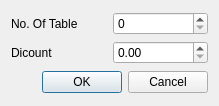
<?xml version="1.0" encoding="UTF-8"?>
<ui version="4.0">
 <class>EditTableNoAndDiscount</class>
 <widget class="QDialog" name="EditTableNoAndDiscount">
  <property name="geometry">
   <rect>
    <x>0</x>
    <y>0</y>
    <width>219</width>
    <height>106</height>
   </rect>
  </property>
  <property name="windowTitle">
   <string>Edit</string>
  </property>
  <property name="windowIcon">
   <iconset resource="../res.qrc">
    <normaloff>:/img/img/icon1.png</normaloff>:/img/img/icon1.png</iconset>
  </property>
  <layout class="QVBoxLayout" name="verticalLayout">
   <item>
    <layout class="QGridLayout" name="gridLayout">
     <item row="0" column="0">
      <widget class="QLabel" name="tableNo">
       <property name="text">
        <string>No. Of Table</string>
       </property>
      </widget>
     </item>
     <item row="1" column="0">
      <widget class="QLabel" name="Dicount">
       <property name="text">
        <string>Dicount</string>
       </property>
      </widget>
     </item>
     <item row="0" column="1">
      <widget class="QSpinBox" name="txtTableNo">
       <property name="maximum">
        <number>1000</number>
       </property>
      </widget>
     </item>
     <item row="1" column="1">
      <widget class="QDoubleSpinBox" name="txtDicount">
       <property name="maximum">
        <double>100.000000000000000</double>
       </property>
      </widget>
     </item>
    </layout>
   </item>
   <item>
    <widget class="QDialogButtonBox" name="buttonBox">
     <property name="orientation">
      <enum>Qt::Horizontal</enum>
     </property>
     <property name="standardButtons">
      <set>QDialogButtonBox::Cancel|QDialogButtonBox::Ok</set>
     </property>
    </widget>
   </item>
  </layout>
 </widget>
 <resources>
  <include location="../res.qrc"/>
 </resources>
 <connections>
  <connection>
   <sender>buttonBox</sender>
   <signal>accepted()</signal>
   <receiver>EditTableNoAndDiscount</receiver>
   <slot>accept()</slot>
   <hints>
    <hint type="sourcelabel">
     <x>248</x>
     <y>254</y>
    </hint>
    <hint type="destinationlabel">
     <x>157</x>
     <y>274</y>
    </hint>
   </hints>
  </connection>
  <connection>
   <sender>buttonBox</sender>
   <signal>rejected()</signal>
   <receiver>EditTableNoAndDiscount</receiver>
   <slot>reject()</slot>
   <hints>
    <hint type="sourcelabel">
     <x>316</x>
     <y>260</y>
    </hint>
    <hint type="destinationlabel">
     <x>286</x>
     <y>274</y>
    </hint>
   </hints>
  </connection>
 </connections>
</ui>
